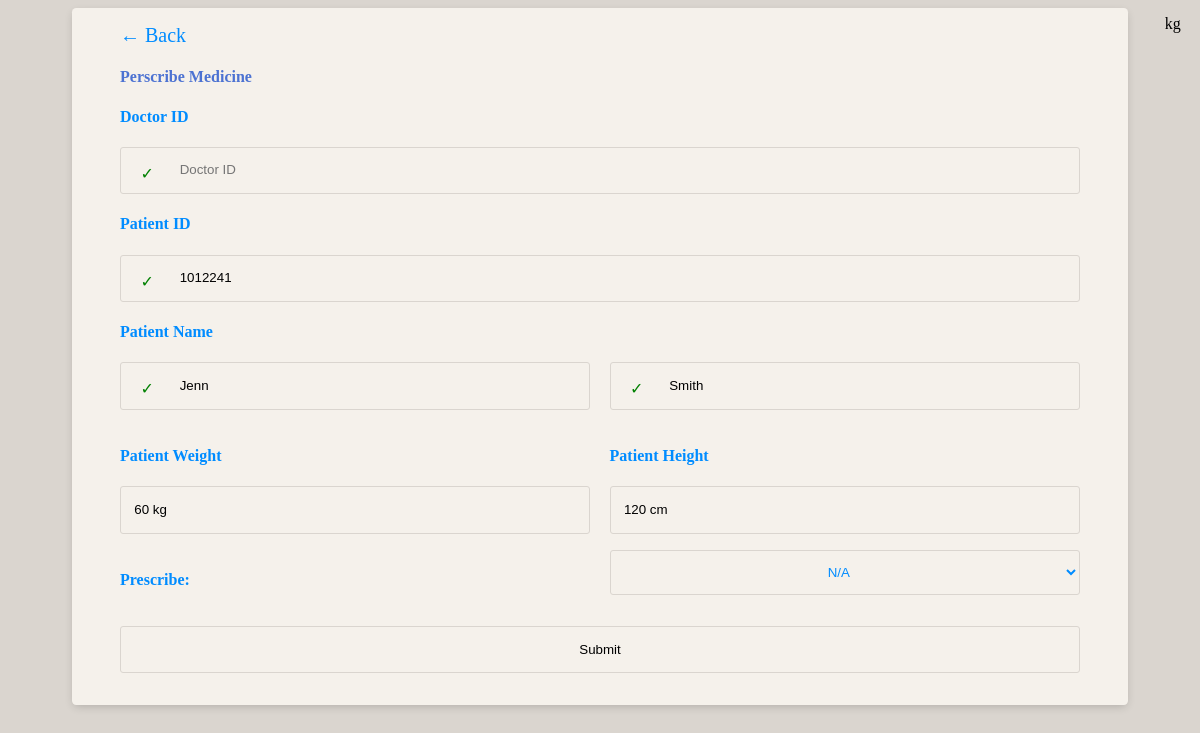
The app's page /backend/prescription.php?Pat_ID=1012241 with its own data.
### tables this page shows
CREATE TABLE `patient` (
  `Pat_ID` int NOT NULL AUTO_INCREMENT,
  `Pat_First` varchar(45) NOT NULL,
  `Pat_M_init` varchar(45) DEFAULT NULL,
  `Pat_Last` varchar(45) NOT NULL,
  `Pat_Email` varchar(45) NOT NULL,
  `Pat_Phone` varchar(45) DEFAULT NULL,
  `Pat_Gender` varchar(45) NOT NULL,
  `Pat_Race` int NOT NULL,
  `Pat_DOB` date NOT NULL,
  `Pat_Height` float NOT NULL COMMENT 'In Inches',
  `Pat_Weight` float NOT NULL COMMENT 'In Pounds',
  `Pat_Street_Addr` varchar(45) NOT NULL,
  `Pat_City_Addr` varchar(45) NOT NULL,
  `Pat_State_Addr` varchar(45) NOT NULL,
  `Pat_Zip_Addr` int NOT NULL,
  `Pat_Allergy` int NOT NULL,
  `Pat_Password` varchar(45) DEFAULT NULL,
  PRIMARY KEY (`Pat_ID`),
  UNIQUE KEY `Pat_ID_UNIQUE` (`Pat_ID`)
);

### backend/prescription.php (the view, shortened to what this page needs)
<?php
$dbhost = "eyiece.mynetgear.com";
$dbuser = "root";
$dbpass = "93U#muq!fPzZ";
$dbname = "medical_db";
$link = mysqli_connect($dbhost, $dbuser, $dbpass) or die("Unable to Connect to '$dbhost'");
mysqli_select_db($link, $dbname) or die("Could not open the db '$dbname'");
$result = mysqli_query($link,"SELECT * FROM patient WHERE Pat_ID='" .$_GET['Pat_ID']. "'");
$row= mysqli_fetch_array($result);
?>
<!DOCTYPE html>
<html>
<head>
    <link rel="stylesheet" href="/index/styles/form.css">
</head>
<body>
    <div class="container-form11">
        <form action="/backend/create_prescription.php" method="post" onsubmit="return Validate();">
        <a href="../index/doc_profile.php">&#8592; Back<a></a>
        <div class="row">
                <h4 style="color: var(--accent)">Perscribe Medicine</h4>
                <h4>Doctor ID</h4>
                <div class="input-group input-group-icon">
                    <input type="text" placeholder="Doctor ID" name="doc_id" id="pat-i" value="<?php echo $_SESSION['id']; ?>" required readonly/>
                    <div class="input-icon"><span style="color:green;">&#10003;</span></div>
                </div>
                <h4>Patient ID</h4>
                <div class="input-group input-group-icon">
                    <input type="text" placeholder="Patient ID" name="pat_id" id="pat-i" value="<?php echo $row['Pat_ID']; ?>" required readonly/>
                    <div class="input-icon"><span style="color:green;">&#10003;</span></div>
                </div>
                <h4>Patient Name</h4>
                <div class="input-group input-group-icon col-half">
                    <input type="text" placeholder="First Name" name="fname"  value="<?php echo $row['Pat_First']; ?>" readonly/>
                    <div class="input-icon"><span style="color:green;">&#10003;</span></div>
                </div>
                <div class="input-group input-group-icon col-half">
                    <input type="text" placeholder="Last Name" name="lname"  value="<?php echo $row['Pat_Last']; ?>" readonly/>
                    <div class="input-icon"><span style="color:green;">&#10003;</span></div>
                </div>
            </div>
            <div class="row">
                <div class="input-group">
                    <div class="col-half">
                        <h4>Patient Weight</h4>
                        <input type="text" placeholder="Weight" name="weight"  value="<?php echo $row['Pat_Weight']." kg";?>" readonly/>
                        <span class="input-unit">kg</span>
                    </div>
                    <div class="col-half">
                        <h4>Patient Height</h4>
                        <input type="text" placeholder="Height" name="height"  value="<?php echo $row['Pat_Height']." cm"; ?>"readonly/>
                    </div>
                </div>
            </div>
            <div class="row">
                <div class="input-group">
                    <h4 class="col-half">Prescribe:</h4>
                    <select class="float-right" name="prescription" id="allergies" >
                        <option value="N/A">N/A</option>
                    </select>
                </div>
            </div>
            <input class="button" type="submit" name="update_patient_data">
        </form>
    </div>
</body>
</html>

### index/styles/form.css (style rules this page uses)
body { padding: 0; background-color: var(--light); }
:root { --shadow: 0px 0px 5px 5px rgba(0, 0, 0, 0.199); --lighter: #F5F1EB; --light: #dad5cf; --mid: #9FCDFC; --main: #008CFF; --accent: #4C72D2; --dark: #2C4A98; --darker: #203368; --nav-width: 225px; }
.row h4 { color: var(--main); }
input, input[type="radio"] + label, input[type="checkbox"] + label:before, select option, select { box-sizing: border-box; width: 100%; padding: 1em; line-height: 1.4; background-color: var(--lighter); border: 1px solid var(--light); border-radius: 3px; -webkit-transition: 200ms ease-in-out; -moz-transition: 200ms ease-in-out; -o-transition: 200ms ease-in-out; transition: 200ms ease-in-out; transition: all 200ms ease-in-out; }
input[type="radio"] + label, select { color: var(--main); display: inline-block; width: 49%; text-align: center; border-radius: 0; }
select { height: 3.4em; line-height: 2; }
select:first-of-type { border-top-left-radius: 3px; border-bottom-left-radius: 3px; }
select:last-of-type { border-top-right-radius: 3px; border-bottom-right-radius: 3px; }
select option { background-color: var(--main); color: var(--lighter); }
.input-group { margin-bottom: 1em; zoom: 1; }
.float-right { float: right; }
.input-group:before, .input-group:after { content: ""; display: table; }
.input-group:after { clear: both; }
.input-group-icon { position: relative; }
.input-group-icon input { padding-left: 4.4em; }
.input-group-icon .input-icon { position: absolute; top: 0; left: 0; width: 3.4em; height: 3.4em; line-height: 3.4em; text-align: center; pointer-events: none; }
.input-unit { position: absolute; top: 0; right: 0; width: 3.4em; height: 100%; line-height: 3em; text-align: center; pointer-events: none; }
.container-form11 { max-width: 60em; padding: 1em 3em 2em 3em; margin: 0em auto; background-color: var(--lighter); border-radius: 4.2px; box-shadow: 0px 3px 10px -2px rgba(0, 0, 0, 0.2); }
.container-form11 a { font-size: 1.25em; text-decoration: none; color: var(--main); }
.row { zoom: 1; }
.row:before, .row:after { content: ""; display: table; }
.row:after { clear: both; }
.col-half { margin-right: 2%; float: left; width: 49%; }
.col-half:last-of-type { margin-right: 0; }

### records on screen
patient: pat_id "1012241", fname "Jenn", lname "Smith", weight "60 kg", height "120 cm"
